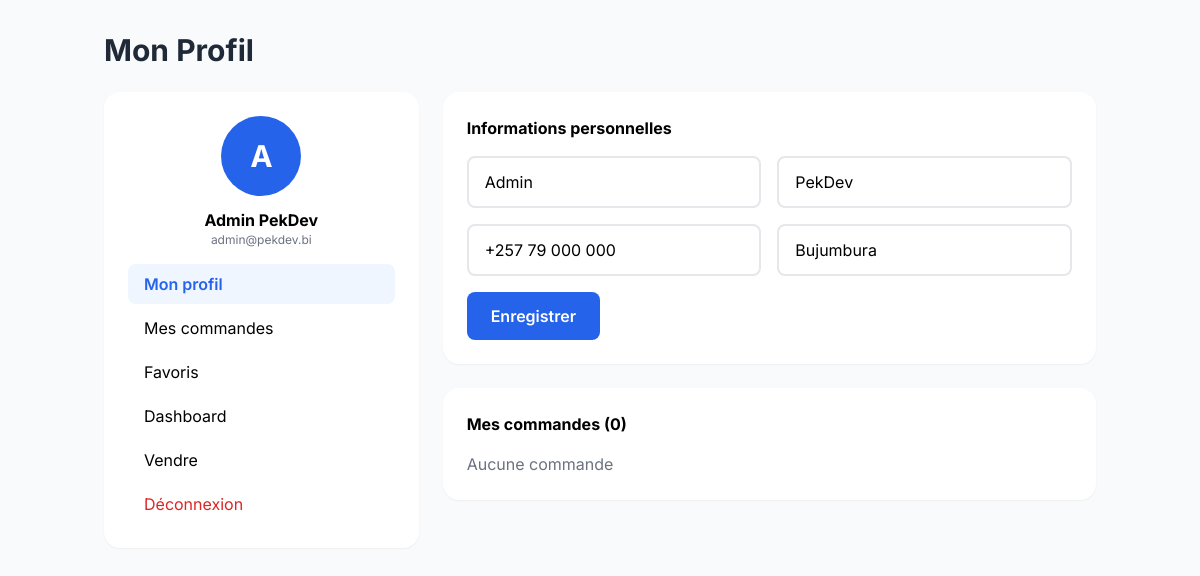
The app's page /pekdev-market/profile.php (signed in) with its own data.
### tables this page shows
CREATE TABLE `users` (
  `id` INT(11) UNSIGNED NOT NULL AUTO_INCREMENT,
  `first_name` VARCHAR(50) NOT NULL,
  `last_name` VARCHAR(50) NOT NULL,
  `email` VARCHAR(100) NOT NULL UNIQUE,
  `phone` VARCHAR(20) DEFAULT NULL,
  `password` VARCHAR(255) NOT NULL,
  `avatar` VARCHAR(255) DEFAULT NULL,
  `role` ENUM('customer','seller','admin') DEFAULT 'customer',
  `province` VARCHAR(50) DEFAULT NULL,
  `city` VARCHAR(50) DEFAULT NULL,
  `address` TEXT DEFAULT NULL,
  `is_verified` TINYINT(1) DEFAULT 0,
  `is_active` TINYINT(1) DEFAULT 1,
  `last_login` DATETIME DEFAULT NULL,
  `created_at` TIMESTAMP DEFAULT CURRENT_TIMESTAMP,
  `updated_at` TIMESTAMP DEFAULT CURRENT_TIMESTAMP ON UPDATE CURRENT_TIMESTAMP,
  PRIMARY KEY (`id`),
  INDEX `idx_email` (`email`),
  INDEX `idx_role` (`role`)
);

### pekdev-market/includes/functions.php (called while the page is built, shortened)
<?php
function clean($data) {
    return htmlspecialchars(trim($data), ENT_QUOTES, 'UTF-8');
}
function isLoggedIn() {
    return isset($_SESSION['user_id']) && !empty($_SESSION['user_id']);
}
function isSeller() {
    return isLoggedIn() && isset($_SESSION['user_role']) && in_array($_SESSION['user_role'], ['seller', 'admin']);
}

### pekdev-market/includes/auth.php (called while the page is built, shortened)
<?php
function getCurrentUser($pdo) {
    $stmt = $pdo->prepare("SELECT * FROM users WHERE id = ?");
    $stmt->execute([$_SESSION['user_id']]);
    return $stmt->fetch();
}

### pekdev-market/profile.php (the view, shortened to what this page needs)
<?php
require_once __DIR__ . '/config/database.php';
require_once __DIR__ . '/includes/functions.php';
require_once __DIR__ . '/includes/auth.php';
$user = getCurrentUser($pdo);
$orders = $pdo->prepare("SELECT * FROM orders WHERE user_id = ? ORDER BY created_at DESC");
$orders->execute([$userId = $_SESSION['user_id']]);
$orders = $orders->fetchAll();
?>
<!DOCTYPE html>
<html lang="fr">
<head>
    <script src="https://cdn.tailwindcss.com"></script>
    <link rel="stylesheet" href="https://cdnjs.cloudflare.com/ajax/libs/font-awesome/6.4.0/css/all.min.css">
</head>
<body class="bg-gray-50 dark:bg-gray-900">
    <div class="max-w-5xl mx-auto px-4 py-8">
        <h1 class="text-3xl font-bold text-gray-800 dark:text-white mb-6">Mon Profil</h1>
        <div class="grid lg:grid-cols-3 gap-6">
            <div class="lg:col-span-1 bg-white dark:bg-gray-800 rounded-2xl p-6 shadow-sm">
                <div class="text-center mb-4">
                    <div class="w-20 h-20 bg-blue-600 rounded-full flex items-center justify-center text-white text-3xl font-bold mx-auto mb-3"><?= strtoupper(substr($user['first_name'], 0, 1)) ?></div>
                    <p class="font-bold"><?= clean($user['first_name'] . ' ' . $user['last_name']) ?></p>
                    <p class="text-xs text-gray-500"><?= clean($user['email']) ?></p>
                </div>
                <nav class="space-y-1">
                    <a href="profile.php" class="block px-4 py-2 bg-blue-50 dark:bg-blue-900/20 text-blue-600 rounded-lg font-semibold">Mon profil</a>
                    <a href="orders.php" class="block px-4 py-2 hover:bg-gray-100 dark:hover:bg-gray-700 rounded-lg">Mes commandes</a>
                    <a href="favorites.php" class="block px-4 py-2 hover:bg-gray-100 dark:hover:bg-gray-700 rounded-lg">Favoris</a>
                    <?php if (isSeller() || isAdmin()): ?>
                        <a href="admin/" class="block px-4 py-2 hover:bg-gray-100 dark:hover:bg-gray-700 rounded-lg">Dashboard</a>
                        <a href="sell.php" class="block px-4 py-2 hover:bg-gray-100 dark:hover:bg-gray-700 rounded-lg">Vendre</a>
                    <?php endif; ?>
                    <a href="logout.php" class="block px-4 py-2 text-red-600 hover:bg-red-50 rounded-lg">Déconnexion</a>
                </nav>
            </div>
            <div class="lg:col-span-2 space-y-6">
                <div class="bg-white dark:bg-gray-800 rounded-2xl p-6 shadow-sm">
                    <h2 class="font-bold mb-4">Informations personnelles</h2>
                    <form method="POST" class="space-y-4">
                        <div class="grid md:grid-cols-2 gap-4">
                            <input type="text" name="first_name" value="<?= clean($user['first_name']) ?>" class="px-4 py-3 border-2 border-gray-200 dark:border-gray-700 dark:bg-gray-700 dark:text-white rounded-lg">
                            <input type="text" name="last_name" value="<?= clean($user['last_name']) ?>" class="px-4 py-3 border-2 border-gray-200 dark:border-gray-700 dark:bg-gray-700 dark:text-white rounded-lg">
                            <input type="tel" name="phone" value="<?= clean($user['phone']) ?>" class="px-4 py-3 border-2 border-gray-200 dark:border-gray-700 dark:bg-gray-700 dark:text-white rounded-lg">
                            <input type="text" name="city" value="<?= clean($user['city']) ?>" class="px-4 py-3 border-2 border-gray-200 dark:border-gray-700 dark:bg-gray-700 dark:text-white rounded-lg">
                        </div>
                        <button type="submit" class="px-6 py-3 bg-blue-600 text-white rounded-lg font-semibold">Enregistrer</button>
                    </form>
                </div>
                <div class="bg-white dark:bg-gray-800 rounded-2xl p-6 shadow-sm">
                    <h2 class="font-bold mb-4">Mes commandes (<?= count($orders) ?>)</h2>
                    <?php if (empty($orders)): ?>
                        <p class="text-gray-500">Aucune commande</p>
                    <?php endif; ?>
                </div>
            </div>
        </div>
    </div>
</body>
</html>

### pekdev-market/profile.php (style rules this page uses)
* { font-family: 'Inter', sans-serif; }

### records on screen
users: first_name "A", first_name+last_name "Admin PekDev", email "admin@pekdev.bi", first_name "Admin", last_name "PekDev", phone "+257 79 000 000", city "Bujumbura"

### other values on screen
count($orders) "0"
